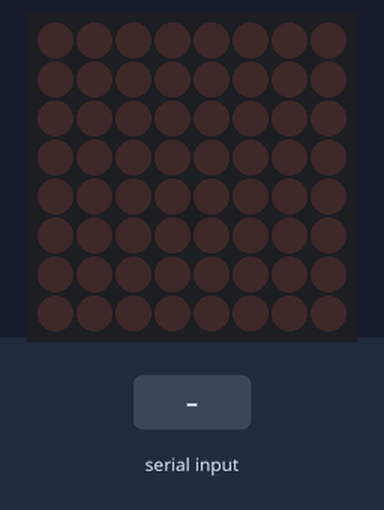
A sketch run on a simulated Arduino Uno, built with avr-gcc and run on an emulated ATmega328P. Parts: 8×8 LED matrix. The inputs (shaded band) are chosen by the test bench. What the sketch prints to the serial monitor is not drawn.

Above: at 1.5 s.
1.6 s: "0\n" received over Serial
At 1.9 s:
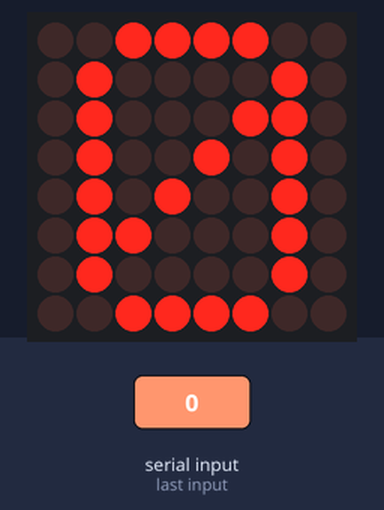
3.1 s: "h\n" received over Serial
At 4.3 s:
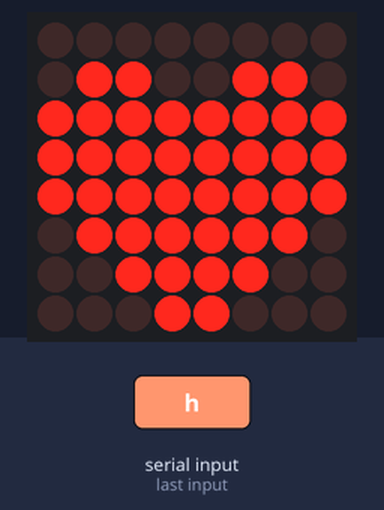
4.6 s: "s\n" received over Serial
At 5.4 s:
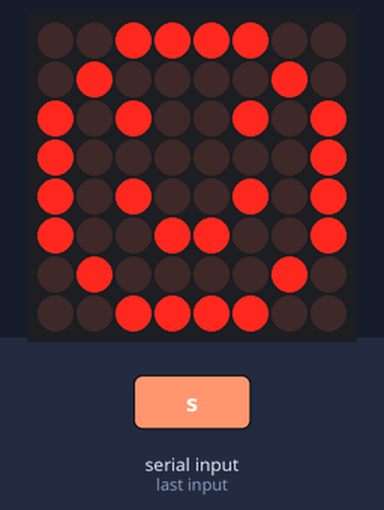
6.1 s: "u\n" received over Serial
At 6.5 s:
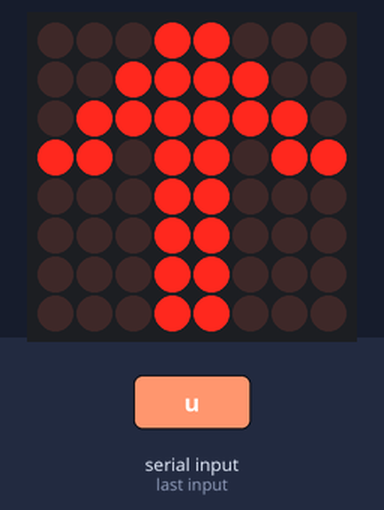
7.6 s: "c\n" received over Serial
At 8.8 s:
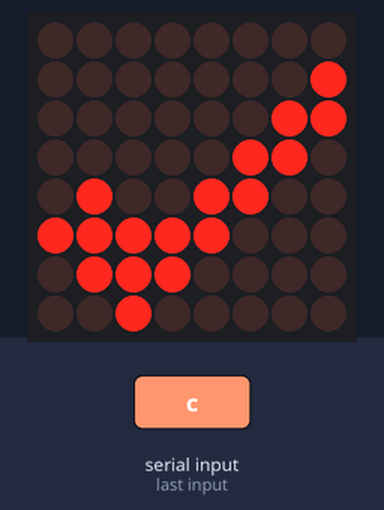
9.1 s: "x\n" received over Serial
At 10.0 s:
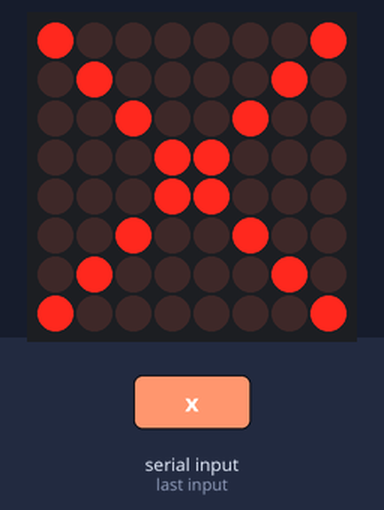
Timing chart, 0 to 11.6 s (numbered marks = the images above; inputs shaded):
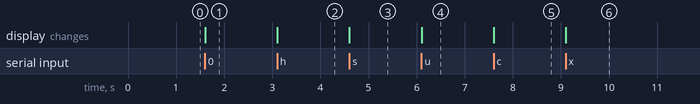

The sketch:

02_8x8_led_matrix.ino
```cpp
/*
 * ========================================
 * 8x8 LED Matrix 제어 예제 (MAX7219)
 * ========================================
 *
 * 기능:
 * - 8x8 LED Matrix에 다양한 패턴 표시
 * - 숫자, 문자, 아이콘 애니메이션
 * - Serial 명령으로 패턴 변경
 *
 * 하드웨어:
 * - 8x8 LED Matrix (MAX7219 드라이버)
 * - 5핀 연결: VCC, GND, DIN, CS, CLK
 *
 * 작성일: 2026-01-30
 */

#include <LedControl.h>

// ========================================
// 핀 정의 (MAX7219 5핀 연결)
// ========================================
#define DIN_PIN   11    // Data In (MOSI)
#define CS_PIN    10    // Chip Select (SS)
#define CLK_PIN   13    // Clock (SCK)

// ========================================
// 상수 정의
// ========================================
#define NUM_DEVICES  1        // LED Matrix 개수
#define BRIGHTNESS   8        // 밝기 (0~15)

// ========================================
// 전역 변수
// ========================================
LedControl lc = LedControl(DIN_PIN, CLK_PIN, CS_PIN, NUM_DEVICES);

// ========================================
// 패턴 정의 (8x8 비트맵)
// ========================================

// 숫자 0
byte pattern_0[8] = {
  B00111100,
  B01000010,
  B01000110,
  B01001010,
  B01010010,
  B01100010,
  B01000010,
  B00111100
};

// 숫자 1
byte pattern_1[8] = {
  B00011000,
  B00101000,
  B00001000,
  B00001000,
  B00001000,
  B00001000,
  B00001000,
  B00111110
};

// 하트 모양
byte pattern_heart[8] = {
  B00000000,
  B01100110,
  B11111111,
  B11111111,
  B11111111,
  B01111110,
  B00111100,
  B00011000
};

// 웃는 얼굴
byte pattern_smile[8] = {
  B00111100,
  B01000010,
  B10100101,
  B10000001,
  B10100101,
  B10011001,
  B01000010,
  B00111100
};

// 화살표 (위)
byte pattern_arrow_up[8] = {
  B00011000,
  B00111100,
  B01111110,
  B11011011,
  B00011000,
  B00011000,
  B00011000,
  B00011000
};

// 체크 마크
byte pattern_check[8] = {
  B00000000,
  B00000001,
  B00000011,
  B00000110,
  B01001100,
  B11111000,
  B01110000,
  B00100000
};

// X 표시
byte pattern_x[8] = {
  B10000001,
  B01000010,
  B00100100,
  B00011000,
  B00011000,
  B00100100,
  B01000010,
  B10000001
};

// 전체 켜짐
byte pattern_full[8] = {
  B11111111,
  B11111111,
  B11111111,
  B11111111,
  B11111111,
  B11111111,
  B11111111,
  B11111111
};

// ========================================
// 초기화 함수
// ========================================
void setup() {
  Serial.begin(9600);
  Serial.println("========================================");
  Serial.println("  8x8 LED Matrix 제어 시스템");
  Serial.println("========================================");

  // LED Matrix 초기화
  lc.shutdown(0, false);           // 절전 모드 해제
  lc.setIntensity(0, BRIGHTNESS);  // 밝기 설정
  lc.clearDisplay(0);              // 화면 지우기

  Serial.println("[초기화 완료]");
  Serial.println("\n명령어:");
  Serial.println("  0 - 숫자 0");
  Serial.println("  1 - 숫자 1");
  Serial.println("  h - 하트");
  Serial.println("  s - 웃는 얼굴");
  Serial.println("  u - 화살표 위");
  Serial.println("  c - 체크 마크");
  Serial.println("  x - X 표시");
  Serial.println("  f - 전체 켜짐");
  Serial.println("  a - 자동 애니메이션");
  Serial.println("  clear - 화면 지우기");
  Serial.println("========================================");
}

// ========================================
// 메인 루프
// ========================================
void loop() {
  // Serial 명령 처리
  if (Serial.available() > 0) {
    String command = Serial.readStringUntil('\n');
    command.trim();

    handleCommand(command);
  }
}

// ========================================
// 명령 처리 함수
// ========================================
void handleCommand(String cmd) {
  Serial.print("[명령 수신] ");
  Serial.println(cmd);

  if (cmd == "0") {
    displayPattern(pattern_0, "숫자 0");

  } else if (cmd == "1") {
    displayPattern(pattern_1, "숫자 1");

  } else if (cmd == "h") {
    displayPattern(pattern_heart, "하트");

  } else if (cmd == "s") {
    displayPattern(pattern_smile, "웃는 얼굴");

  } else if (cmd == "u") {
    displayPattern(pattern_arrow_up, "화살표 위");

  } else if (cmd == "c") {
    displayPattern(pattern_check, "체크 마크");

  } else if (cmd == "x") {
    displayPattern(pattern_x, "X 표시");

  } else if (cmd == "f") {
    displayPattern(pattern_full, "전체 켜짐");

  } else if (cmd == "clear") {
    lc.clearDisplay(0);
    Serial.println("[실행] 화면 지우기");

  } else if (cmd == "a") {
    runAnimation();

  } else {
    Serial.println("[에러] 알 수 없는 명령어");
  }
}

// ========================================
// 패턴 표시 함수
// ========================================
void displayPattern(byte pattern[8], String name) {
  Serial.print("[표시] ");
  Serial.println(name);

  for (int row = 0; row < 8; row++) {
    lc.setRow(0, row, pattern[row]);
  }
}

// ========================================
// 애니메이션 실행 함수
// ========================================
void runAnimation() {
  Serial.println("[실행] 자동 애니메이션 시작");

  // 1. 숫자 카운트다운
  displayPattern(pattern_1, "숫자 1");
  delay(1000);
  displayPattern(pattern_0, "숫자 0");
  delay(1000);

  // 2. 체크 마크
  displayPattern(pattern_check, "체크 마크");
  delay(1000);

  // 3. 하트 깜빡임
  for (int i = 0; i < 3; i++) {
    displayPattern(pattern_heart, "하트");
    delay(500);
    lc.clearDisplay(0);
    delay(500);
  }

  // 4. 웃는 얼굴
  displayPattern(pattern_smile, "웃는 얼굴");
  delay(1500);

  // 5. 화면 지우기
  lc.clearDisplay(0);

  Serial.println("[완료] 애니메이션 종료");
}

// ========================================
// 스크롤 텍스트 함수 (선택 사항)
// ========================================
void scrollText(String text) {
  // 추후 확장 가능: 텍스트 스크롤 기능
  Serial.println("[알림] 스크롤 기능은 추후 구현 예정");
}
```

Measured:
- after the input at 1.6 s, the display: changes at once (image 1)
- after the input at 3.1 s, the display: changes at once (image 2)
- after the input at 4.6 s, the display: changes at once (image 3)
- after the input at 6.1 s, the display: changes at once (image 4)
- after the input at 7.6 s, the display: changes at once (image 5)
- after the input at 9.1 s, the display: changes at once (image 6)
